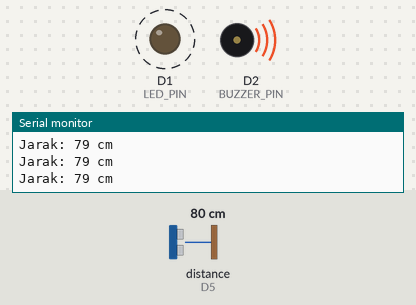
A sketch run on a simulated ESP8266 (NodeMCU). Parts: output pins drawn as LEDs (lit = HIGH), buzzer (waves = sounding, pin HIGH), the last lines printed to the serial monitor. Wiring (inferred from the names in the program): ultrasonic range finder: trigger D6; echo D5. Dashed ring = blinking. Inputs (shaded band) come from the test bench; at power-on: distance to the obstacle (sensor on D5) 80 cm. The echo pulse lasts 58.3 µs per cm; pins used as bus, display or sensor lines are not drawn.

Above: at 1.28 s.
1.3 s: distance to the obstacle (sensor on D5) set to 250 cm
4.3 s: distance to the obstacle (sensor on D5) set to 13 cm
7.3 s: distance to the obstacle (sensor on D5) set to 10 cm
At 8.0 s:
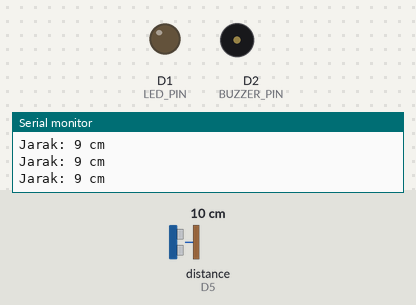
8.8 s: distance to the obstacle (sensor on D5) set to 18 cm
At 9.13 s:
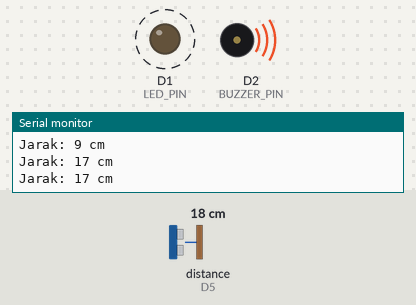
11.8 s: distance to the obstacle (sensor on D5) set to 2 cm
At 12.3 s:
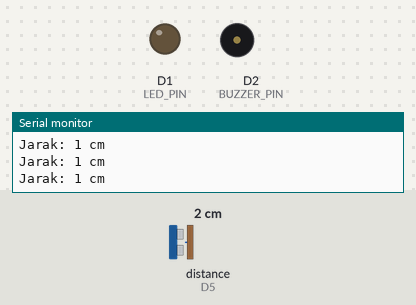
13.3 s: distance to the obstacle (sensor on D5) set to 35 cm
At 13.57 s:
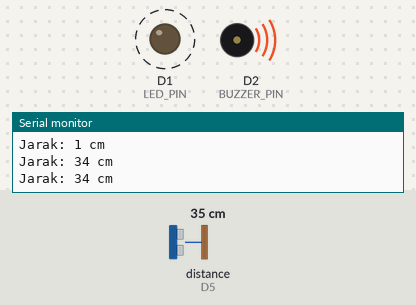
Timing chart, 0 to 17.3 s (numbered marks = the images above; inputs shaded):
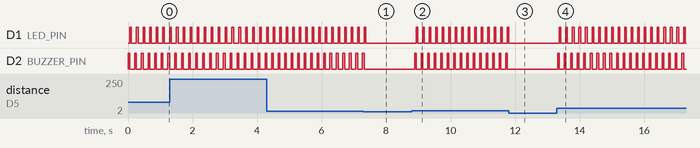

The sketch:

IOT-DAY2.ino
```cpp
#define TRIG_PIN D6
#define ECHO_PIN D5
#define BUZZER_PIN D2
#define LED_PIN  D1

long duration; // mengukur durasi tangkapan sensor
int distance; // satuan


void setup() {
  pinMode(TRIG_PIN, OUTPUT); // mengeluarkan gelombang
  pinMode(ECHO_PIN, INPUT); // menangkap gelombang
  pinMode(BUZZER_PIN, OUTPUT); // menangkap gelombang
  pinMode(LED_PIN, OUTPUT); // menangkap gelombang
  Serial.begin(115200); // mengaktifkan komunikasi serial (lewat USB) antara Arduino dan komputer Anda, dengan kecepatan 115.200 bit per detik.
}


void loop() {
  digitalWrite(TRIG_PIN, LOW); // OFF
  delayMicroseconds(2); // delay selama 2 mirosecond
  digitalWrite(TRIG_PIN, HIGH); // ON
  delayMicroseconds(10); // delay selama 10 mirosecond
  digitalWrite(TRIG_PIN, LOW); // OFF


  duration = pulseIn(ECHO_PIN, HIGH); //
  distance = duration * 0.034 / 2; //


  Serial.print("Jarak: ");
  Serial.print(distance);
  Serial.println(" cm");


  if (distance <= 10) {
    buzzerMati();
    LedMati();;
  } else {
    buzzerMatiNyala();
    ledMatiNyala();
  }

  delay(100);
}


void buzzerMati() {
  digitalWrite(BUZZER_PIN, LOW);
}

void LedMati() {
  digitalWrite(LED_PIN, LOW);
}

void buzzerNyala() {
  digitalWrite(BUZZER_PIN, HIGH);
}

void ledNyala() {
  digitalWrite(LED_PIN, HIGH);
}

void buzzerMatiNyala() {
  digitalWrite(BUZZER_PIN, HIGH);
  delay(50);
  digitalWrite(BUZZER_PIN, LOW);
}

void ledMatiNyala() {
  digitalWrite(LED_PIN, HIGH);
  delay(50);
  digitalWrite(LED_PIN, LOW);
}

// if (distance <= 10) {
//   digitalWrite(BUZZER_PIN, LOW);
//   digitalWrite(LED_PIN, LOW);
//   delay(50);
//   digitalWrite(BUZZER_PIN, HIGH); // Buzzer mati
//   digitalWrite(LED_PIN, HIGH); // Buzzer menyala
// } else if (distance >= 10 && distance <= 20) {
//   digitalWrite(BUZZER_PIN, LOW);
//   digitalWrite(LED_PIN, LOW);
//   delay(500);
//   digitalWrite(BUZZER_PIN, HIGH); // Buzzer mati
//   digitalWrite(LED_PIN, HIGH);
// } else {
//   digitalWrite(BUZZER_PIN, LOW); // Buzzer mati
//   digitalWrite(LED_PIN, LOW);
// }
```

Measured:
- the behaviour switches between 12 and 11 cm on distance to the obstacle (sensor on D5) (found by bisection; images 0 and 1)
- after the input at 7.3 s, D1 (LED_PIN): goes on until 7.4 s, then stays LOW; D2 (BUZZER_PIN): goes on until 7.3 s, then stays LOW
- after the input at 8.8 s, D1 (LED_PIN): alternates HIGH for 0.05 s and LOW for 0.15 s, starting after 0.14 s; D2 (BUZZER_PIN): alternates HIGH for 0.05 s and LOW for 0.15 s, starting after 0.09 s
- after the input at 11.8 s, D1 (LED_PIN): goes on until 11.8 s, then stays LOW; D2 (BUZZER_PIN): stops changing and stays LOW
- after the input at 13.3 s, D1 (LED_PIN): alternates HIGH for 0.05 s and LOW for 0.15 s, starting after 0.07 s; D2 (BUZZER_PIN): alternates HIGH for 0.05 s and LOW for 0.15 s, starting at once
- by itself, D1 (LED_PIN), D2 (BUZZER_PIN): alternates HIGH for 0.05 s and LOW for 0.15 s
